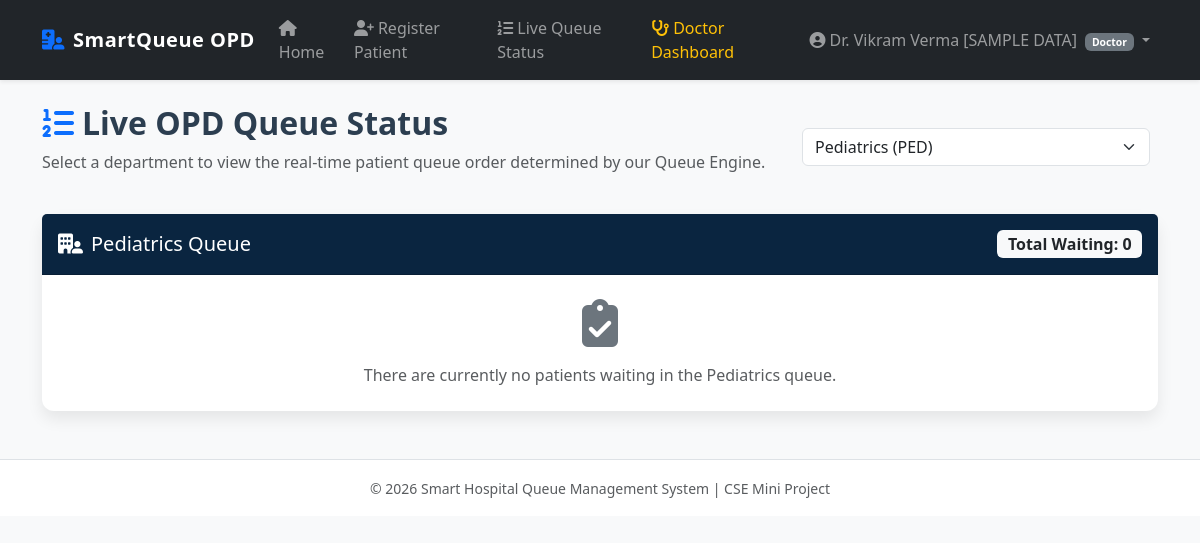
The page /patient/status?dept_id=4 (signed in) on the database its author committed.
### app/models/user.py (models this page shows, shortened)
class User(UserMixin, db.Model):
    __tablename__ = 'users'
    id = db.Column(db.Integer, primary_key=True)
    username = db.Column(db.String(80), unique=True, nullable=False)
    password_hash = db.Column(db.String(255), nullable=False)
    role = db.Column(db.String(20), nullable=False, default='patient')
    full_name = db.Column(db.String(100), nullable=False)
    email = db.Column(db.String(120), unique=True, nullable=True)
    phone = db.Column(db.String(20), nullable=True)
    created_at = db.Column(db.DateTime, default=datetime.utcnow)
    doctor_profile = db.relationship('Doctor', backref='user', uselist=False, lazy=True)

### app/models/department.py (models this page shows, shortened)
class Department(db.Model):
    __tablename__ = 'departments'
    id = db.Column(db.Integer, primary_key=True)
    name = db.Column(db.String(100), unique=True, nullable=False)
    code = db.Column(db.String(10), unique=True, nullable=False) # e.g. CARD, GEN, EMG
    description = db.Column(db.Text, nullable=True)
    doctors = db.relationship('Doctor', backref='department', lazy=True)
    tokens = db.relationship('QueueToken', backref='department', lazy=True)

### app/routes/patient_routes.py (the view)
@patient_bp.route('/status')
def status():
    departments = Department.query.all()
    selected_dept_id = request.args.get('dept_id', type=int)
    selected_dept = None
    queue = []
    if selected_dept_id:
        selected_dept = db.session.get(Department, selected_dept_id)
        if selected_dept:
            queue = QueueService.get_department_queue(selected_dept_id)
    return render_template(
        'patient/status.html',
        departments=departments,
        selected_dept=selected_dept,
        queue=queue,
        now_ts=_time_module.time(),
    )

### app/services/queue_service.py (called while the page is built)
    @classmethod
    def get_department_queue(cls, department_id, now_dt=None):
        tokens = QueueToken.query.filter(
            QueueToken.department_id == department_id,
            QueueToken.status.in_(ELIGIBLE_STATUSES)
        ).all()
        for t in tokens:
            t.priority_score = cls.calculate_effective_priority_score(t, now_dt=now_dt)
        def _sort_key(t):
            dt = t.created_at
            if dt is not None and dt.tzinfo is not None:
                dt = dt.astimezone(timezone.utc).replace(tzinfo=None)
            return (-t.priority_score, dt or datetime.min)
        tokens.sort(key=_sort_key)
        return tokens

### app/templates/patient/status.html (shortened to what this page needs)
{% extends 'base.html' %}
{% block content %}
<div class="row mb-4">
    <div class="col-md-8">
        <h2 class="fw-bold"><i class="fa-solid fa-list-ol me-2 text-primary"></i>Live OPD Queue Status</h2>
        <p class="text-muted">Select a department to view the real-time patient queue order determined by our Queue Engine.</p>
    </div>
    <div class="col-md-4 align-self-center">
        <form method="GET" action="{{ url_for('patient.status') }}" class="d-flex">
            <select name="dept_id" class="form-select me-2" onchange="this.form.submit()">
                {% for dept in departments %}
                <option value="{{ dept.id }}" {% if selected_dept and selected_dept.id == dept.id %}selected{% endif %}>
                    {{ dept.name }} ({{ dept.code }})
                </option>
                {% endfor %}
            </select>
        </form>
    </div>
</div>
{% if selected_dept %}
<div class="card card-custom">
    <div class="card-header bg-navy text-white d-flex justify-content-between align-items-center py-3" style="background-color: #0a2540;">
        <h5 class="mb-0"><i class="fa-solid fa-building-user me-2"></i>{{ selected_dept.name }} Queue</h5>
        <span class="badge bg-light text-dark fs-6">Total Waiting: {{ queue|length }}</span>
    </div>
    <div class="card-body p-0">
        {% if queue %}
        <div class="table-responsive">
            <table class="table table-hover align-middle mb-0">
                <thead class="table-light">
                    <tr>
                        <th class="ps-3"># Pos</th>
                        <th>Token Number</th>
                        <th>Priority</th>
                        <th>Type</th>
                        <th>Eff. Score</th>
                        <th>Elapsed Wait</th>
                        <th>Est. Additional Wait</th>
                        <th>Registration Time</th>
                        <th>Status</th>
                    </tr>
                </thead>
                <tbody>
                    {% for token in queue %}
                    <tr>
                        <td class="ps-3 fw-bold text-primary">#{{ loop.index }}</td>
                        <td><span class="fw-bold">{{ token.token_number }}</span></td>
                        <td>
                            <span class="badge priority-{{ token.priority }} px-2 py-1">
                                {{ token.priority }}
                            </span>
                        </td>
                        <td>
                            <span class="badge bg-outline-secondary text-dark border">
                                {{ token.registration_type }}
                            </span>
                        </td>
                        <td>
                            <span class="fw-semibold text-muted">{{ token.priority_score }}</span>
                        </td>
                        <td>
                            <span class="small text-secondary">
                                {{ token | waiting_mins }}m
                            </span>
                        </td>
                        <td>
                            {% set p_wait = token | predicted_wait %}
                            {% if p_wait is not none %}
                            <span class="badge bg-light text-primary border" title="Random Forest ML Model Prediction">
                                <i class="fa-solid fa-wand-magic-sparkles me-1 text-primary"></i>~{{ p_wait | int }} mins
                            </span>
                            {% else %}
                            <span class="text-muted small">Unavailable</span>
                            {% endif %}
                        </td>
                        <td>{{ token.created_at.strftime('%H:%M:%S') }}</td>
                        <td>
                            <span class="badge bg-warning text-dark">{{ token.status }}</span>
                        </td>
                    </tr>
                    {% endfor %}
                </tbody>
            </table>
        </div>
        {% else %}
        <div class="p-4 text-center text-muted">
            <i class="fa-solid fa-clipboard-check fa-3x mb-3 text-secondary"></i>
            <p class="mb-0">There are currently no patients waiting in the {{ selected_dept.name }} queue.</p>
        </div>
        {% endif %}
    </div>
</div>
{% else %}
<div class="alert alert-secondary text-center p-4">
    <i class="fa-solid fa-circle-info fa-2x me-2 align-middle"></i>
    Please select a department from the dropdown menu above to view its live queue.
</div>
{% endif %}
{% endblock %}

### app/templates/base.html (shortened to what this page needs)
<!DOCTYPE html>
<html lang="en">
<head>
    <link href="https://cdn.jsdelivr.net/npm/bootstrap@5.3.2/dist/css/bootstrap.min.css" rel="stylesheet">
    <link href="https://cdnjs.cloudflare.com/ajax/libs/font-awesome/6.4.2/css/all.min.css" rel="stylesheet">
    <link rel="stylesheet" href="{{ url_for('static', filename='css/style.css') }}">
</head>
<body>
    <nav class="navbar navbar-expand-lg navbar-dark bg-dark sticky-top shadow-sm">
        <div class="container">
            <a class="navbar-brand" href="{{ url_for('main.index') }}">
                <i class="fa-solid fa-hospital-user text-primary me-2"></i>SmartQueue OPD
            </a>
            <div class="collapse navbar-collapse" id="navbarNav">
                <ul class="navbar-nav me-auto">
                    <li class="nav-item">
                        <a class="nav-link" href="{{ url_for('main.index') }}">
                            <i class="fa-solid fa-house me-1"></i>Home
                        </a>
                    </li>
                    <li class="nav-item">
                        <a class="nav-link" href="{{ url_for('patient.register') }}">
                            <i class="fa-solid fa-user-plus me-1"></i>Register Patient
                        </a>
                    </li>
                    <li class="nav-item">
                        <a class="nav-link" href="{{ url_for('patient.status') }}">
                            <i class="fa-solid fa-list-ol me-1"></i>Live Queue Status
                        </a>
                    </li>
                    {% if current_user.is_authenticated and current_user.role == 'doctor' %}
                    <li class="nav-item">
                        <a class="nav-link text-warning" href="{{ url_for('doctor.dashboard') }}">
                            <i class="fa-solid fa-stethoscope me-1"></i>Doctor Dashboard
                        </a>
                    </li>
                    {% endif %}
                </ul>
                <ul class="navbar-nav ms-auto">
                    {% if current_user.is_authenticated %}
                    <li class="nav-item dropdown">
                        <a class="nav-link dropdown-toggle" href="#" role="button" data-bs-toggle="dropdown">
                            <i class="fa-solid fa-circle-user me-1"></i>{{ current_user.full_name }}
                            <span class="badge bg-secondary ms-1 text-capitalize" style="font-size:0.65rem;">{{ current_user.role }}</span>
                        </a>
                    </li>
                    {% else %}
                    <li class="nav-item">
                        <a class="nav-link btn btn-outline-light btn-sm px-3" href="{{ url_for('auth.login') }}">
                            <i class="fa-solid fa-right-to-bracket me-1"></i>Staff Login
                        </a>
                    </li>
                    {% endif %}
                </ul>
            </div>
        </div>
    </nav>
    <div class="container my-4">
        {% block content %}{% endblock %}
    </div>
    <footer class="bg-white border-top py-3 mt-5">
        <div class="container text-center text-muted">
            <small>&copy; 2026 Smart Hospital Queue Management System | CSE Mini Project</small>
        </div>
    </footer>
</body>
</html>

### app/static/css/style.css (style rules this page uses)
:root { --primary-blue: #0d6efd; --navy-dark: #0a2540; --light-bg: #f8f9fa; --card-shadow: 0 0.5rem 1rem rgba(0, 0, 0, 0.08); }
body { font-family: 'Segoe UI', Tahoma, Geneva, Verdana, sans-serif; background-color: var(--light-bg); color: #2c3e50; }
.navbar-brand { font-weight: 700; letter-spacing: 0.5px; }
.card-custom { border: none; border-radius: 0.75rem; box-shadow: var(--card-shadow); transition: transform 0.2s ease, box-shadow 0.2s ease; }

### rows shown on the page
User: full_name "Dr. Vikram Verma [SAMPLE DATA]", role "Doctor"
Department: name "Pediatrics"

### other values the page prints
{{ queue|length }} "0"
form field dept_id "Pediatrics (PED)"
